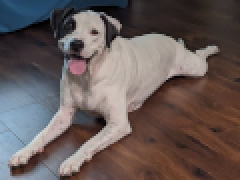
#> input picture TP_2/output.png, 120 x 90 px (shown 2 times larger); the run also reads 1 picture not shown here
$ python tp2_team_1_11.py
#> lines starting #> are read from the running program, lines starting #| are printed output that depends on the picture
### tp1_team_1_11.py
"""
Course Number: ENGR 13300
Semester: Fall 2024

Description:
    Replace this line with a description of your program.

Assignment Information:
    Assignment:     9.2.1 Team Project 1 Task 1
    Team ID:        022-11
    Author:         Ankur Raghavan, raghav21@purdue.edu ; Grant Stevenson, steve395@purdue.edu
    Date:           10/1/2024

Contributors:
    Name, login@purdue [repeat for each]

    My contributor(s) helped me:
    [ ] understand the assignment expectations without
        telling me how they will approach it.
    [ ] understand different ways to think about a solution
        without helping me plan my solution.
    [ ] think through the meaning of a specific error or
        bug present in my code without looking at my code.
    Note that if you helped somebody else with their code, you
    have to list that person as a contributor here as well.

Academic Integrity Statement:
    I have not used source code obtained from any unauthorized
    source, either modified or unmodified; nor have I provided
    another student access to my code.  The project I am
    submitting is my own original work.
"""

import matplotlib.pyplot as plt
import numpy as np

def load_image(path):
#> called with path = 'output.png'
    img = plt.imread(path)
#> img is the input picture: shape (90, 120, 4) float32; mean R, G, B, A 0.403, 0.357, 0.35, 1

    if int(np.max(img)) <= 1.0:
        img =img * 255
        img = img.astype(np.uint8)

    return img

# [6 lines left out: function main, not called in this run]


# [2 lines that do not run on import are left out]

### TP_2/tp2_team_1_11.py
"""
Course Number: ENGR 13300
Semester: Fall 2024

Description:
    Compares two images and produces a difference map

Assignment Information:
    Assignment:     10.2.1
    Team ID:        022-11
    Author:         Ankur Raghavan, raghav21@purdue.edu
    Date:           10/3/2024

Contributors:
    Name, login@purdue [repeat for each]

    My contributor(s) helped me:
    [ ] understand the assignment expectations without
        telling me how they will approach it.
    [ ] understand different ways to think about a solution
        without helping me plan my solution.
    [ ] think through the meaning of a specific error or
        bug present in my code without looking at my code.
    Note that if you helped somebody else with their code, you
    have to list that person as a contributor here as well.

Academic Integrity Statement:
    I have not used source code obtained from any unauthorized
    source, either modified or unmodified; nor have I provided
    another student access to my code.  The project I am
    submitting is my own original work.
"""

from matplotlib import pyplot as plt
import numpy as np

from tp1_team_1_11 import load_image
#copied from tp1_team_2_11.py
# finds the LSD of each value in an image
def img_to_bin(img):
    output = ""
    isRGB = len(img.shape)==3 #if there are 3 dimensions its rgb not grayscale
#> isRGB = True

    if(isRGB and img.shape[2]==4):
        img = np.delete(img, 3, 2)
    for row in img:
        for item in row:
            values = item if isRGB else [item] #make a list with each value, if rgb the list is already made, else make one item list
            for i in values: # for each value add to the output
                output += str(i%2) #add 0 if even (LSD is 0) or 1 if odd (LSD is 1)
#> this loop made 90 passes
    return output


def compare_images(img1, img2, resultPath):
    different = False
    imgO = []
    img1_bin = img_to_bin(img1)#converts both images to binary
    img2_bin = img_to_bin(img2)
#> the loop in img_to_bin (call 2), `for row in img:` made 90 passes
    diff_bin = ""
    for i in range(len(img1_bin)):
        diff_bin += str(int(img1_bin[i]!=img2_bin[i])) #returns 1 if different
#> this loop made 32400 passes
#> diff_bin on passes 1 to 3: '0', '00', '000'
    isRGB = img1.ndim==3
#> isRGB = True

    counter = 0
    for i in range(img1.shape[0]):
        row = []
        for j in range(img1.shape[1]): #iterate through image
            pixel = []
            if(isRGB): #if its an rgb image
                for k in range(3):
                    different = different if diff_bin[counter]=="0" else True #if this pixel is 0, keep it the same, otherwise change to True. This will change it to be True if any pixel is different
                    pixel.append(int(diff_bin[counter])*255)#if the pixel is different, add 255 otherwise add 0
                    counter+=1#increment counter to keep the place
                row.append(pixel)
            else:
                row.append(int(diff_bin[counter])*255)#if the pixel is different, add 255 otherwise add 0
                different = different if diff_bin[counter]=="0" else True
                counter +=1

        imgO.append(row)
#> after the loop, counter = 32400; imgO = 90 items

    plt.imshow(imgO, cmap='gray', vmin= 0, vmax= 255)#show the difference map
    if(resultPath!=None):
        plt.savefig(resultPath)#save the image if requested
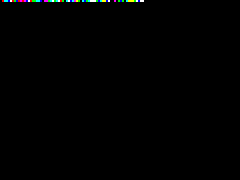
#> shown: shape (90, 120, 3) (shown 2 times larger); mean R, G, B 0.7, 1, 0.9
    plt.show()
    return different

def main():
    path1 = "output.png"
    path2 = "bear_col_020_11_v.png"
    pathDiff = "diff.png"
    # path1 = input("Enter the path of your first image: ")
    # path2 = input("Enter the path of your second image: ")
    # pathDiff = input("Enter the path for the output image: ")
    img1 = load_image(path1)
    img2 = load_image(path2)
    if img1.ndim != img2.ndim or img1.shape[0] != img2.shape[0] or img1.shape[1] != img2.shape[1]:
        print("Cannot compare images in different modes (RGBA and L) or of different sizes.")
        print(img1.shape, img2.shape)
        return
    if compare_images(img1, img2, pathDiff):
        print("The images are different.")
    else:
        print("The images are the same.")


if __name__ == "__main__":
    main()
